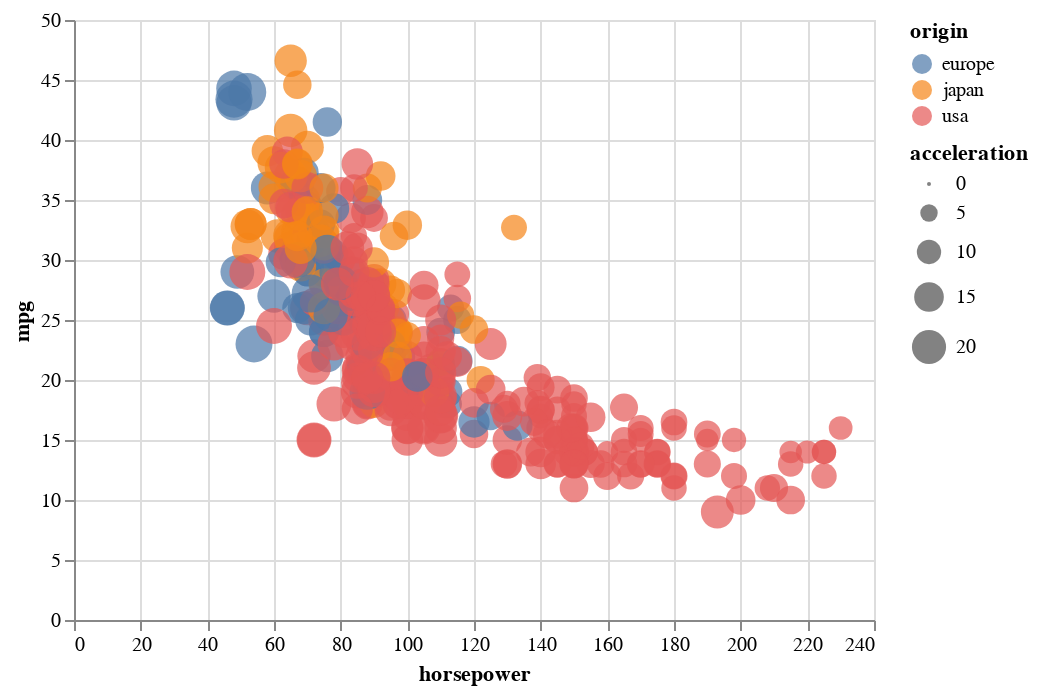

The notebook cell this image was saved under:
### Markdown cell above
#Bubble plots

### Code cell
alt.Chart(df).mark_point(filled=True).encode(
    x='horsepower',
    y='mpg',
    size='acceleration',
    color='origin'
)

### Figure 1 — Vega-Lite specification as saved in the notebook (floating-point values rounded to 4 significant figures; data arrays with more than 128 entries replaced by an {"elided": "..."} marker saying what was removed)
{"config": {"view": {"continuousWidth": 400, "continuousHeight": 300}}, "data": {"name": "data-f1198cc0481ad698d7dc4699e0a3efa7"}, "mark": {"type": "point", "filled": true}, "encoding": {"color": {"type": "nominal", "field": "origin"}, "size": {"type": "quantitative", "field": "acceleration"}, "x": {"type": "quantitative", "field": "horsepower"}, "y": {"type": "quantitative", "field": "mpg"}}, "$schema": "https://vega.github.io/schema/vega-lite/v4.8.1.json", "datasets": {"data-f1198cc0481ad698d7dc4699e0a3efa7": {"elided": "398 records"}}}
